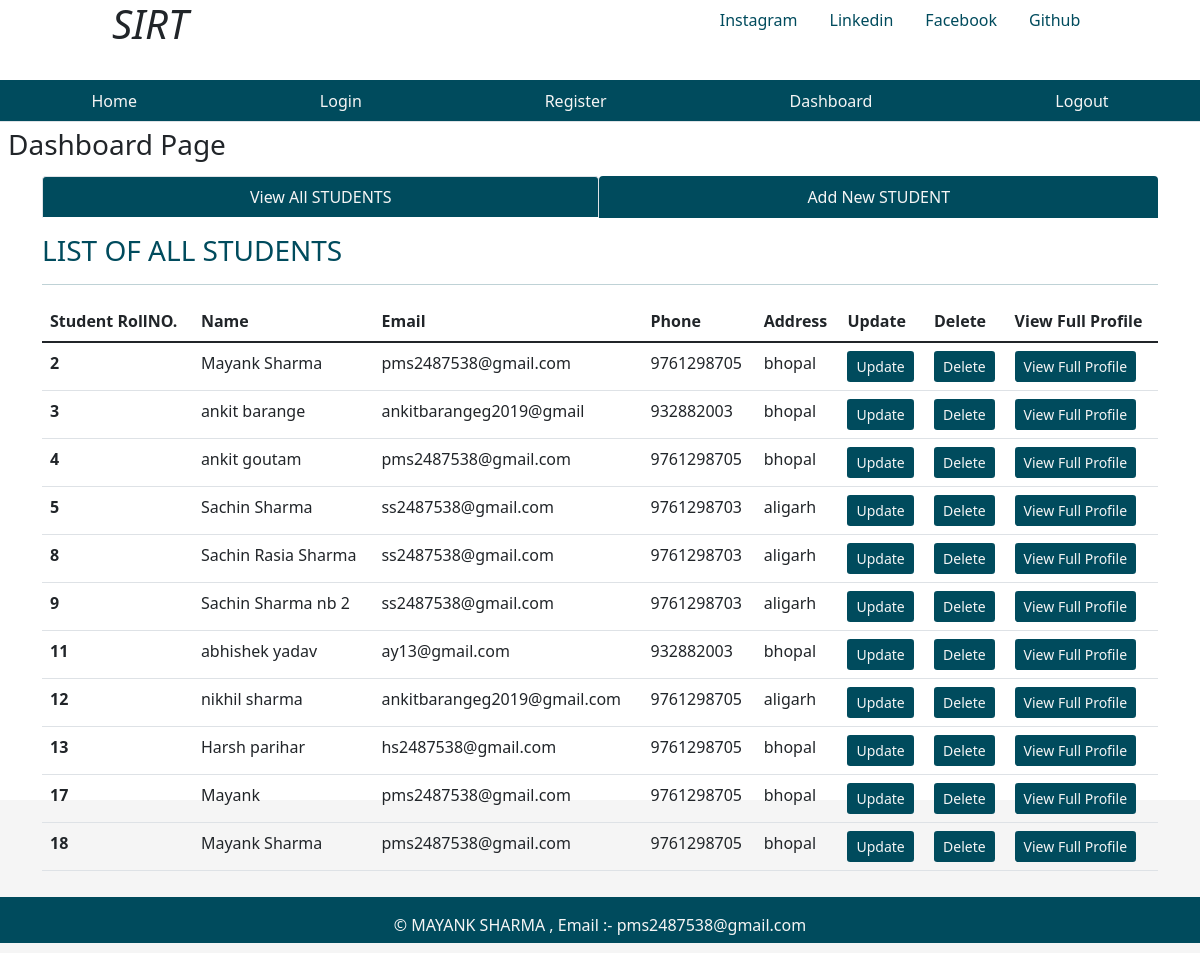
/dashboard, run on the app's committed database.
### tables this page shows
CREATE TABLE students (
    empid INTEGER PRIMARY KEY AUTOINCREMENT,
    name TEXT NOT NULL,
    email TEXT,
    phone INTEGER,
    address TEXT,
    joining_date DATE DEFAULT CURRENT_TIMESTAMP,
    total_attendence INTEGER,
    total_fees_paid INTEGER,
    total_fees_pending INTEGER,
    total_assignment_submitted INTEGER
);

### app.py (the view)
@app.route('/dashboard', methods=['POST', 'GET'])
def dashboard():
    user = get_current_user()
    db = get_database()
    if request.method == 'GET':
        try:
            student_cur = db.execute('select * from students')  # Assuming table name is 'students'
            allstu = student_cur.fetchall()
        except sqlite3.Error as e:
            print(f"Database error: {e}")
            return render_template('error.html')  # Or display a user-friendly error message
        return render_template('dashboard.html', user=user, allstu=allstu,students=allstu,url_for=url_for)

### app.py (called while the page is built)
@app.teardown_appcontext
def close_databse(error):
    if hasattr(g,'studentdatabase_db'):
        g.studentdatabase_db.close()

def get_current_user():
    user = None
    if 'user' in session:
        user = session['user']
        db = get_database()
        user_cur = db.execute('select * from users where name = ?',[user])
        user = user_cur.fetchone()
    return user

### database.py (called while the page is built)
def get_database():
    if not hasattr(g, 'studentdatabase_db'):
        g.studentdatabase_db = connect_to_database()
        with g.studentdatabase_db as connection:
            cursor = connection.cursor()
            cursor.execute(CREATE_USERS_TABLE)
            cursor.execute(CREATE_STUDENTS_TABLE)
            connection.commit()  # Commit changes to persist the tables
    return g.studentdatabase_db

def connect_to_database():
    sql = sqlite3.connect('D:/COLLAGE ERP MODEL FLASK/studentdata.db')
    sql.row_factory = sqlite3.Row
    return sql

### templates/dashboard.html (shortened to what this page needs)
{% from "showlinks.html" import show_links %}
{% from "showlinks.html" import socialmedialinks %}
<!DOCTYPE html>
<html lang="en">
<head>
    <link href="https://cdn.jsdelivr.net/npm/bootstrap@5.1.3/dist/css/bootstrap.min.css" rel="stylesheet">
    <link rel="stylesheet" href="https://cdnjs.cloudflare.com/ajax/libs/font-awesome/6.2.0/css/all.min.css" />
    <link rel="stylesheet" href="https://cdn.jsdelivr.net/npm/bootstrap@5.1.3/dist/css/bootstrap.min.css">
    <link rel="stylesheet" href="{{url_for('static',filename='dashboard.css')}}" type = "text/css">
</head>
<body>
      <div class="parent">
        <div class="child child1">
            <h1 class="text-center"><i>SIRT</i></h1>
        </div>
        <div class="child child2">
           {{socialmedialinks()}}
        </div>
        <div class="child child3">
          {{show_links()}}
        </div>
        <div class="child child4">
            <h3 class="m-2">Dashboard Page</h3>
        </div>
        <div class="child child5" style="color:rgb(0, 75, 93);">
        </div>
        <div class="child child6  container" style="color:rgb(0, 75, 93);">
            <ul class="nav nav-tabs nav-fill mb-3">
                <li class="nav-item">
                  <a class="nav-link active" aria-current="page" href="{{url_for('dashboard')}}" style=" background-color:rgb(0, 75, 93); color:whitesmoke;">View All STUDENTS</a>
                </li>
                <li class="nav-item">
                  <a class="nav-link" style=" background-color:rgb(0, 75, 93); color:whitesmoke;" href="{{url_for('addnewstudent')}}">Add New STUDENT</a>
                </li>
              </ul>
              <div class="table-responsive-lg caption-top">
                <caption><h3>LIST OF ALL STUDENTS</h3></caption>
                <hr>
                <table class="table">
                    <thead>
                        <tr>
                          <th scope="col">Student RollNO.</th>
                          <th scope="col">Name</th>
                          <th scope="col">Email</th>
                          <th scope="col">Phone</th>
                          <th scope="col">Address</th>
                          <th scope="col">Update</th>
                          <th scope="col">Delete</th>
                          <th scope="col">View Full Profile</th>
                        </tr>
                      </thead>
                      <tbody>
      {% for student in students %}
       <tr>
        <th scope="row">{{ student['empid'] }}</th>
        <td>{{ student['name'] }}</td>
        <td>{{ student['email'] }}</td>
        <td>{{ student['phone'] }}</td>
        <td>{{ student['address'] }}</td>
        <td><a class="btn btn-sm" style="background-color:rgb(0, 75, 93); color:whitesmoke;" href="{{ url_for('fetchone', empid=student.empid) }}">Update</a></td>
        <td><a class="btn btn-sm" style="background-color:rgb(0, 75, 93); color:whitesmoke;" href="{{ url_for('deletestu', empid=student.empid) }}">Delete</a></td>
        <td><a class="btn btn-sm" style="background-color:rgb(0, 75, 93); color:whitesmoke;"  href="{{ url_for('singlestudentprofile', empid=student.empid) }}">View Full Profile</a></td>
    </tr>
     {% endfor %}
                      </tbody>
                </table>
              </div>
        </div>
        <div class="child child7" style="background-color:rgb(0, 75, 93); color:whitesmoke;">
          <p class="p-3 text-center"> &copy; MAYANK SHARMA , Email :- <a href="#" style="color:whitesmoke; text-decoration: none
          ;" >pms2487538@gmail.com</a></p>
      </div>
      </div>
</body>
</html>

### templates/showlinks.html (shortened to what this page needs)
{% macro show_links()%}
<div class="child child3">
    <ul class="nav nav-tabs nav-fill" style="background-color:rgb(0, 75, 93);">
        <li class="nav-item">
          <a class="nav-link" style="color:whitesmoke;" href="{{url_for('index')}}">Home</a>
        </li>
        <li class="nav-item">
          <a class="nav-link" style="color:whitesmoke;" href="{{url_for('login')}}">Login</a>
        </li>
        <li class="nav-item">
          <a class="nav-link" style="color:whitesmoke;" href="{{url_for('register')}}">Register</a>
        </li>
        <li class="nav-item">
            <a class="nav-link" style="color:whitesmoke;" href="{{url_for('dashboard')}}">Dashboard</a>
          </li>
        <li class="nav-item">
          <a class="nav-link"   style="color:whitesmoke;" href="{{url_for('index')}}">Logout</a>
        </li>
      </ul>
</div>
{% endmacro %}
{% macro socialmedialinks() %}
<link rel="stylesheet" href="https://cdn.jsdelivr.net/npm/bootstrap@5.1.3/dist/css/bootstrap.min.css">
<ul class="nav justify-content-center">
  <li class="nav-item">
    <a class="nav-link"  style="color:rgb(0, 75, 93);"   href="#">Instagram</a>
  </li>
  <li class="nav-item">
    <a class="nav-link"  style="color:rgb(0, 75, 93);" href="#">Linkedin</a>
  </li>
  <li class="nav-item">
    <a class="nav-link" href="https://www.facebook.com/" class="bi bi-facebook" style="color:rgb(0, 75, 93);">
      Facebook
    </a>
  </li>
  <li class="nav-item">
    <a class="nav-link"  style="color:rgb(0, 75, 93);" href="#">Github</a>
  </li>
</ul>
{% endmacro %}

### static/dashboard.css (style rules this page uses)
html, body { height: 100%; background-color:whitesmoke; color:rgb(0, 75, 93); }
.parent { height: 100%; display: grid; grid-template-columns: repeat(4, 1fr); grid-template-rows: 10% 5% 7% auto 7%; }
.child { margin-bottom: 10px; }
.child1 { grid-column: 1/2; grid-row: 1/2; }
.child2 { grid-column: 3/-1; grid-row: 1/2; }
.child3 { grid-column: 1/-1; grid-row: 2/3; }
.child4 { grid-column: 1/2; grid-row: 3/4; }
.child5 { grid-column: 4/5; grid-row: 3/4; text-align: center; }
.child6 { grid-column: 1/-1; grid-row: 4/5; }
.child7 { grid-column: 1/-1; grid-row: 5/6; }

### data on the page
students: empid "2", name "Mayank Sharma", email "pms2487538@gmail.com", phone "9761298705", address "bhopal"
students: empid "3", name "ankit barange", email "ankitbarangeg2019@gmail", phone "932882003", address "bhopal"
students: empid "4", name "ankit goutam", email "pms2487538@gmail.com", phone "9761298705", address "bhopal"
students: empid "5", name "Sachin Sharma", email "ss2487538@gmail.com", phone "9761298703", address "aligarh"
students: empid "8", name "Sachin Rasia Sharma", email "ss2487538@gmail.com", phone "9761298703", address "aligarh"
students: empid "9", name "Sachin Sharma nb 2", email "ss2487538@gmail.com", phone "9761298703", address "aligarh"
students: empid "11", name "abhishek yadav", email "ay13@gmail.com", phone "932882003", address "bhopal"
students: empid "12", name "nikhil sharma", email "ankitbarangeg2019@gmail.com", phone "9761298705", address "aligarh"
students: empid "13", name "Harsh parihar", email "hs2487538@gmail.com", phone "9761298705", address "bhopal"
students: empid "17", name "Mayank", email "pms2487538@gmail.com", phone "9761298705", address "bhopal"
students: empid "18", name "Mayank Sharma", email "pms2487538@gmail.com", phone "9761298705", address "bhopal"
